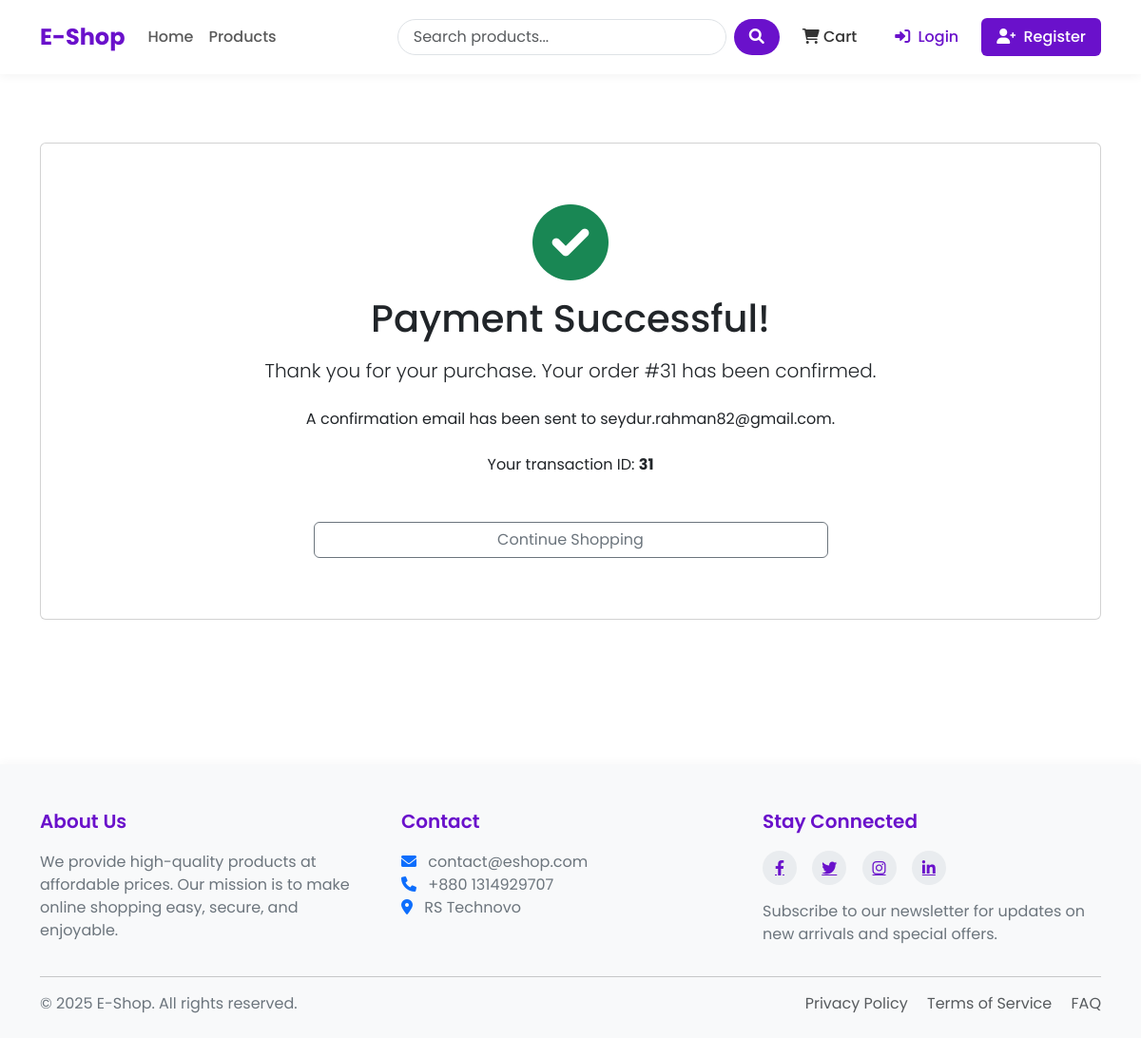
The app's page /payment/success/31/ with its own data.
### shop/models.py (models this page shows, shortened)
class Order(models.Model):
    STATUS = [
        ('pending', 'Pending'),
        ('processing', 'Processing'),
        ('shipped', 'Shipped'),
        ('delivered', 'Delivered'),
        ('canceled', 'Canceled'),
    ]
    user = models.ForeignKey(User, on_delete=models.CASCADE, related_name='orders')
    first_name = models.CharField(max_length=100)
    last_name = models.CharField(max_length=100)
    email = models.EmailField()
    address = models.TextField()
    postal_code = models.CharField(max_length=100)
    phone = models.CharField(max_length=12)
    city = models.CharField(max_length=100)
    note = models.TextField()
    paid = models.BooleanField(default=False)
    transaction_id = models.CharField(max_length=100)
    created_at = models.DateTimeField(auto_now_add=True)
    updated_at = models.DateTimeField(auto_now=True)
    status = models.CharField(max_length=10, choices=STATUS)

### shop/views.py (the view, shortened to what this page needs)
@csrf_exempt
def payment_success(request, order_id):
    order = get_object_or_404(Order, id=order_id)
    val_id = request.GET.get("val_id") or request.POST.get("val_id")
    verified = False
    if val_id:
        try:
            verified = verify_sslcommerz_payment(val_id, order.get_total_cost())
        except Exception as e:
            print("Error verifying SSLCommerz payment:", e)
    return render(request, "shop/payment_success.html", {"order": order})

### shop/context_processors.py (called while the page is built)
def cart_items_count(request):
    if request.user.is_authenticated:
        try:
            cart = Cart.objects.get(user=request.user)
            return {'cart_items_count' : cart.get_total_items()}
        except Cart.DoesNotExist:
            {'cart_items_count' : 0}
    return {'cart_items_count' : 0}

### templates/shop/payment_success.html (shortened to what this page needs)
{% extends 'base.html' %}
{% block content %}
<div class="card text-center py-5 my-5">
    <div class="card-body">
        <i class="fas fa-check-circle fa-5x text-success mb-3"></i>
        <h1 class="mb-3">Payment Successful!</h1>
        <p class="lead mb-4">Thank you for your purchase. Your order #{{ order.id }} has been confirmed.</p>
        <p class="mb-4">A confirmation email has been sent to {{ order.email }}.</p>
        <p class="mb-5">Your transaction ID: <strong>{{ order.transaction_id }}</strong></p>
        <div class="d-grid gap-2 col-lg-6 mx-auto">
            <a href="{% url 'product_list' %}" class="btn btn-outline-secondary">Continue Shopping</a>
        </div>
    </div>
</div>
{% endblock %}

### templates/base.html (style rules this page uses)
:root { --primary-color: #6a11cb; --primary-dark: #5a0cb8; --primary-light: #7c4ddb; --secondary-color: #2575fc; --text-color: #333333; --text-light: #6c757d; --bg-light: #f8f9fa; --border-radius: 10px; --box-shadow: 0 5px 15px rgba(0,0,0,0.08); }
body { font-family: 'Poppins', sans-serif; color: var(--text-color); display: flex; flex-direction: column; min-height: 100vh; }

### records on screen
Order: id "31", email "seydur.rahman82@gmail.com", transaction_id "31"
